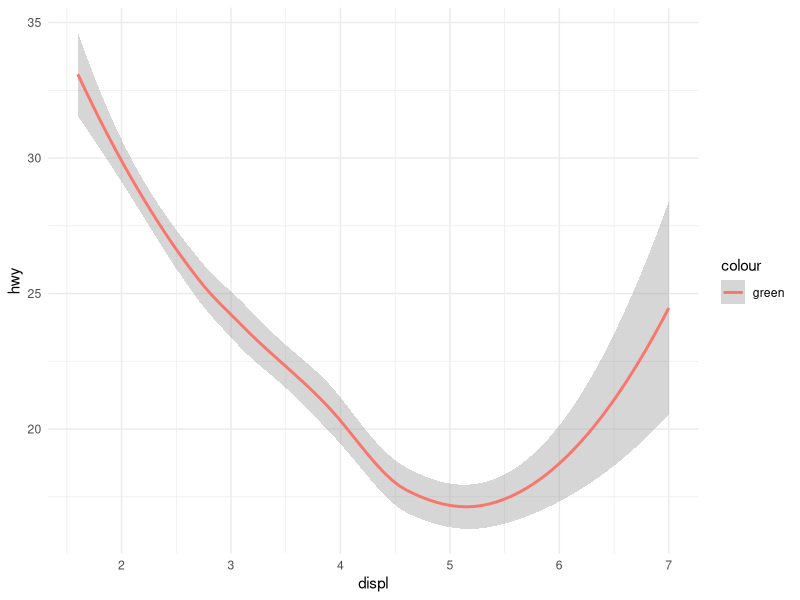

The R script that drew this image:
library(tidyverse)
data <- ggplot2::mpg
data %>% 
  ggplot(aes(x = displ, y = hwy, colour = "green")) +
  geom_smooth() +
  theme_minimal()
